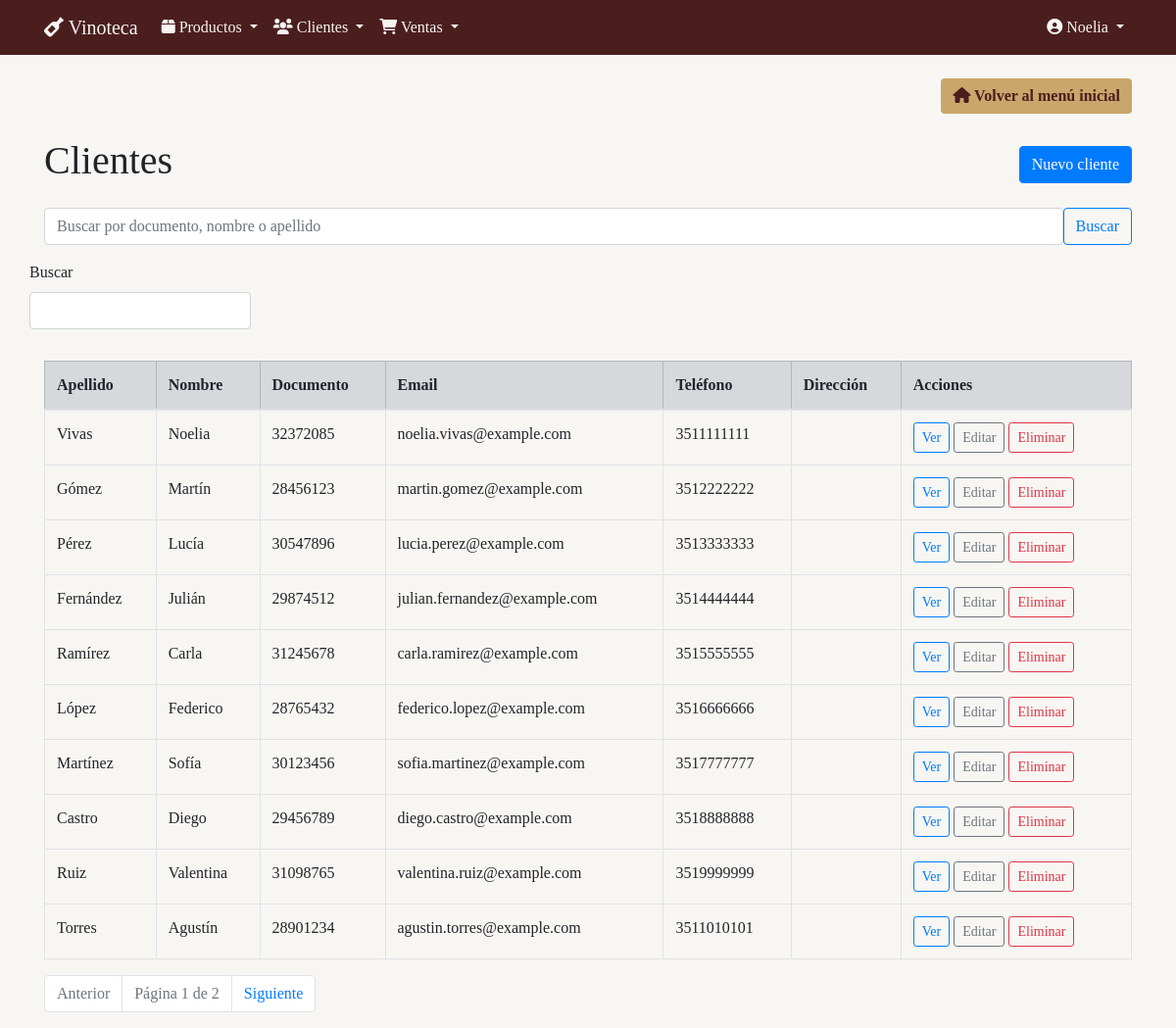
The app's page /clientes/ (signed in) with its own data.
### clientes/models.py (models this page shows, shortened)
class Cliente(models.Model):
    nombre = models.CharField(max_length=100)
    apellido = models.CharField(max_length=100)
    documento = models.CharField(max_length=20, unique=True)
    email = models.EmailField()
    telefono = models.CharField(max_length=20)
    direccion = models.TextField()

### clientes/views.py (the view)
# urls.py: path('', ClienteListView.as_view(), name='cliente_list'),
class ClienteListView(LoginRequiredMixin, FilterView):
    model = Cliente
    filterset_class = ClienteFilter
    template_name = 'clientes/cliente_list.html'
    context_object_name = 'clientes'
    paginate_by = 10

### templates/clientes/cliente_list.html (shortened to what this page needs)
{% extends 'base.html' %}
{% load static %}
{% load crispy_forms_tags %}
{% block content %}
<div class="d-flex justify-content-between align-items-center mb-3">
  <h1>Clientes</h1>
  <a href="{% url 'clientes:cliente_create' %}" class="btn btn-primary">Nuevo cliente</a>
</div>
<form method="get" class="mb-3 d-flex" role="search">
  <input
    name="q"
    value="{{ request.GET.q|default_if_none:'' }}"
    class="form-control me-2"
    type="search"
    placeholder="Buscar por documento, nombre o apellido"
    aria-label="Buscar">
  <button class="btn btn-outline-primary" type="submit">Buscar</button>
</form>
<div class="mb-3">
  <form method="get" class="row g-2">
    {{ filter.form.q|as_crispy_field }}
  </form>
</div>
<table class="table table-hover table-bordered">
  <thead class="table-secondary">
    <tr>
      <th>Apellido</th>
      <th>Nombre</th>
      <th>Documento</th>
      <th>Email</th>
      <th>Teléfono</th>
      <th>Dirección</th>
      <th>Acciones</th>
    </tr>
  </thead>
  <tbody>
    {% for cliente in clientes %}
      <tr>
        <td>{{ cliente.apellido }}</td>
        <td>{{ cliente.nombre }}</td>
        <td>{{ cliente.documento }}</td>
        <td>{{ cliente.email }}</td>
        <td>{{ cliente.telefono }}</td>
        <td>{{ cliente.direccion|truncatechars:60 }}</td>
        <td>
          <a href="{% url 'clientes:cliente_detail' cliente.pk %}" class="btn btn-sm btn-outline-primary">Ver</a>
          <a href="{% url 'clientes:cliente_update' cliente.pk %}" class="btn btn-sm btn-outline-secondary">Editar</a>
          <a href="{% url 'clientes:cliente_delete' cliente.pk %}" class="btn btn-sm btn-outline-danger">Eliminar</a>
        </td>
      </tr>
    {% empty %}
      <tr>
        <td colspan="7" class="text-center">No se encontraron clientes.</td>
      </tr>
    {% endfor %}
  </tbody>
</table>
{% if is_paginated %}
  <nav aria-label="Paginación">
    <ul class="pagination">
      {% with request.GET.urlencode as query_params %}
        {% if page_obj.has_previous %}
          <li class="page-item">
            <a class="page-link" href="?{% if query_params %}{{ query_params }}&{% endif %}page={{ page_obj.previous_page_number }}">Anterior</a>
          </li>
        {% else %}
          <li class="page-item disabled"><span class="page-link">Anterior</span></li>
        {% endif %}
        <li class="page-item disabled"><span class="page-link">Página {{ page_obj.number }} de {{ page_obj.paginator.num_pages }}</span></li>
        {% if page_obj.has_next %}
          <li class="page-item">
            <a class="page-link" href="?{% if query_params %}{{ query_params }}&{% endif %}page={{ page_obj.next_page_number }}">Siguiente</a>
          </li>
        {% else %}
          <li class="page-item disabled"><span class="page-link">Siguiente</span></li>
        {% endif %}
      {% endwith %}
    </ul>
  </nav>
{% endif %}
{% endblock %}

### templates/base.html (shortened to what this page needs)
{% load bootstrap4 %}
{% load static %}
<!DOCTYPE html>
<html lang="es">
<head>
    {% bootstrap_css %}
    <link rel="stylesheet" href="https://cdnjs.cloudflare.com/ajax/libs/font-awesome/6.0.0/css/all.min.css">
</head>
<body>
    <nav class="navbar navbar-expand-lg">
        <div class="container">
            <a class="navbar-brand" href="{% url 'productos:producto_list' %}">
                <i class="fas fa-wine-bottle"></i> Vinoteca
            </a>
            <div class="collapse navbar-collapse" id="navbarNav">
                {% if user.is_authenticated %}
                <ul class="navbar-nav mr-auto">
                    <li class="nav-item dropdown">
                        <a class="nav-link dropdown-toggle" href="#" id="productosDropdown" role="button" data-toggle="dropdown" aria-haspopup="true" aria-expanded="false">
                            <i class="fas fa-box"></i> Productos
                        </a>
                    </li>
                    <li class="nav-item dropdown">
                        <a class="nav-link dropdown-toggle" href="#" id="clientesDropdown" role="button" data-toggle="dropdown" aria-haspopup="true" aria-expanded="false">
                            <i class="fas fa-users"></i> Clientes
                        </a>
                    </li>
                    <li class="nav-item dropdown">
                        <a class="nav-link dropdown-toggle" href="#" id="ventasDropdown" role="button" data-toggle="dropdown" aria-haspopup="true" aria-expanded="false">
                            <i class="fas fa-shopping-cart"></i> Ventas
                        </a>
                    </li>
                </ul>
                {% endif %}
                <ul class="navbar-nav ml-auto">
                    {% if user.is_authenticated %}
                        <li class="nav-item dropdown">
                            <a class="nav-link dropdown-toggle" href="#" id="userDropdown" role="button" data-toggle="dropdown" aria-haspopup="true" aria-expanded="false">
                                <i class="fas fa-user-circle"></i> {{ user.username }}
                            </a>
                        </li>
                    {% else %}
                        <li class="nav-item">
                            <a class="nav-link" href="{% url 'login' %}">
                                <i class="fas fa-sign-in-alt"></i> Iniciar sesión
                            </a>
                        </li>
                    {% endif %}
                </ul>
            </div>
        </div>
    </nav>
    <div class="container mt-4 content-wrapper">
        <div class="d-flex justify-content-between align-items-center mb-4">
            <a href="{% url 'home' %}" class="btn btn-vinoteca">
                <i class="fas fa-home"></i> Volver al menú inicial
            </a>
        </div>
        {% block content %}{% endblock %}
    </div>
</body>
</html>

### templates/base.html (style rules this page uses)
body { background-color: #F8F6F3; font-family: Georgia, serif; }
.navbar { background-color: #4B1E1E; }
.navbar-brand, .nav-link, .dropdown-item { color: #F8F6F3 !important; }
.btn-vinoteca { background-color: #C9A66B; color: #4B1E1E; border: none; font-weight: bold; }

### records on screen
Cliente: apellido "Vivas", nombre "Noelia", documento "32372085", email "noelia.vivas@example.com", telefono "3511111111"
Cliente: apellido "Gómez", nombre "Martín", documento "28456123", email "martin.gomez@example.com", telefono "3512222222"
Cliente: apellido "Pérez", nombre "Lucía", documento "30547896", email "lucia.perez@example.com", telefono "3513333333"
Cliente: apellido "Fernández", nombre "Julián", documento "29874512", email "julian.fernandez@example.com", telefono "3514444444"
Cliente: apellido "Ramírez", nombre "Carla", documento "31245678", email "carla.ramirez@example.com", telefono "3515555555"
Cliente: apellido "López", nombre "Federico", documento "28765432", email "federico.lopez@example.com", telefono "3516666666"
Cliente: apellido "Martínez", nombre "Sofía", documento "30123456", email "sofia.martinez@example.com", telefono "3517777777"
Cliente: apellido "Castro", nombre "Diego", documento "29456789", email "diego.castro@example.com", telefono "3518888888"
Cliente: apellido "Ruiz", nombre "Valentina", documento "31098765", email "valentina.ruiz@example.com", telefono "3519999999"
Cliente: apellido "Torres", nombre "Agustín", documento "28901234", email "agustin.torres@example.com", telefono "3511010101"

### other values on screen
{{ user.username }} "Noelia"
{{ page_obj.number }} "1"
{{ page_obj.paginator.num_pages }} "2"
